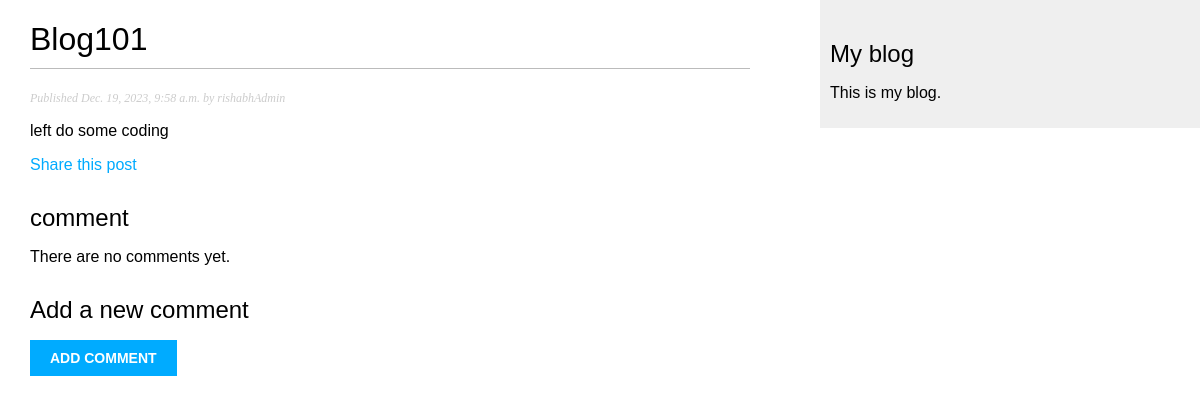
Page /blog/2023/12/19/blog101-post/ on the committed database.
### blog/models.py (models this page shows, shortened)
class Post(models.Model):
    class Status(models.TextChoices):
        DARFT = 'DF','Draft'
        PUBLISHED = 'PB','Published'
    title = models.CharField(max_length=250)
    slug = models.SlugField(max_length=250,unique_for_date='publish')
    author = models.ForeignKey(User,on_delete=models.CASCADE,related_name='blog_posts')
    body = models.TextField()
    publish = models.DateTimeField(default=timezone.now())
    created = models.DateTimeField(auto_now_add=True)
    updated = models.DateTimeField(auto_now=True)
    status = models.CharField(max_length=2,choices=Status.choices,default=Status.DARFT)
    objects = models.Manager()
    published = PublishedManager()
    class Meta:
        ordering = ['-publish']
        indexes = [models.Index(fields=['-publish'])]

### blog/views.py (the view)
def post_detail(request,year,month,day,post):
    post = get_object_or_404(Post,status=Post.Status.PUBLISHED,slug=post,publish__year=year,publish__month=month,publish__day=day)
    return render(request,'blog/post/detail.html',{'post': post})

### blog/templates/blog/post/detail.html (shortened to what this page needs)
{% extends "blog/base.html" %}
{% block content %}
  <h1>{{ post.title }}</h1>
  <p class="date">
    Published {{ post.publish }} by {{ post.author }}
  </p>
  {{ post.body|linebreaks }}
  <p>
    <a href="{% url "blog:post_share" post.id %}">
      Share this post
    </a>
  </p>
  {% with comments.count as total_comments %}
    <h2>
      {{ total_comments }} comment{{ total_comments|pluralize }}
    </h2>
  {% endwith %}
  {% for comment in comments %}
    <div class="comment">
      <p class="info">
        Comment {{ forloop.counter }} by {{ comment.name }}
        {{ comment.created }}
      </p>
      {{ comment.body|linebreaks }}
    </div>
  {% empty %}
    <p>There are no comments yet.</p>
  {% endfor %}
  {% include "blog/post/includes/comment_form.html" %}
{% endblock %}

### blog/static/css/blog.css (style rules this page uses)
body { margin:0; padding:0; font-family:helvetica, sans-serif; }
a { color:#00abff; text-decoration:none; }
h1 { font-weight:normal; border-bottom:1px solid #bbb; padding:0 0 10px 0; }
h2 { font-weight:normal; margin:30px 0 0; }
p.date { color:#ccc; font-family: georgia, serif; font-size: 12px; font-style: italic; }

### rows in the picture
Post: title "Blog101", publish "Dec. 19, 2023, 9:58 a.m.", author "rishabhAdmin", body "left do some coding"
